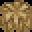

Tiled map render using the project's own tile images. Description and the whole map definition, tile-layer contents included, below:
An orthogonal 1x1 tile map with 32x32 px tiles, 1 tile layer (0).

<map orientation="orthogonal" width="1" height="1" tilewidth="32" tileheight="32"><properties /><tileset firstgid="1" name="default" tilewidth="0" tileheight="0"><properties /><tile id="1"><image source="grass.short.05.0.0.0.png" width="32" height="32" /><properties><property name="wall" value="false" type="bool" /><property name="biome" value="desert" type="string" /><property name="object" value="grass" type="string" /></properties></tile></tileset><layer id="1" width="1" height="1" name="0"><properties /><data encoding="csv" compression="">
2
</data></layer></map>
